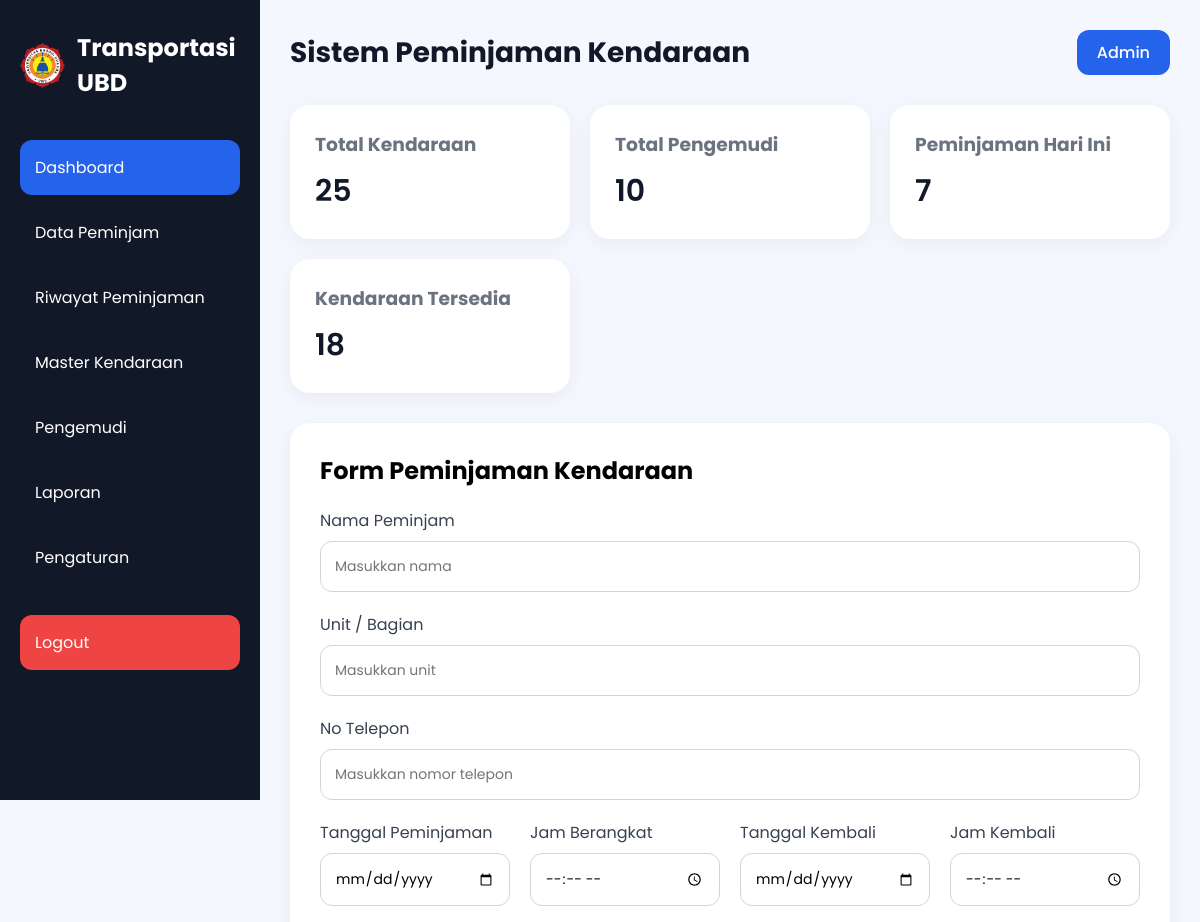
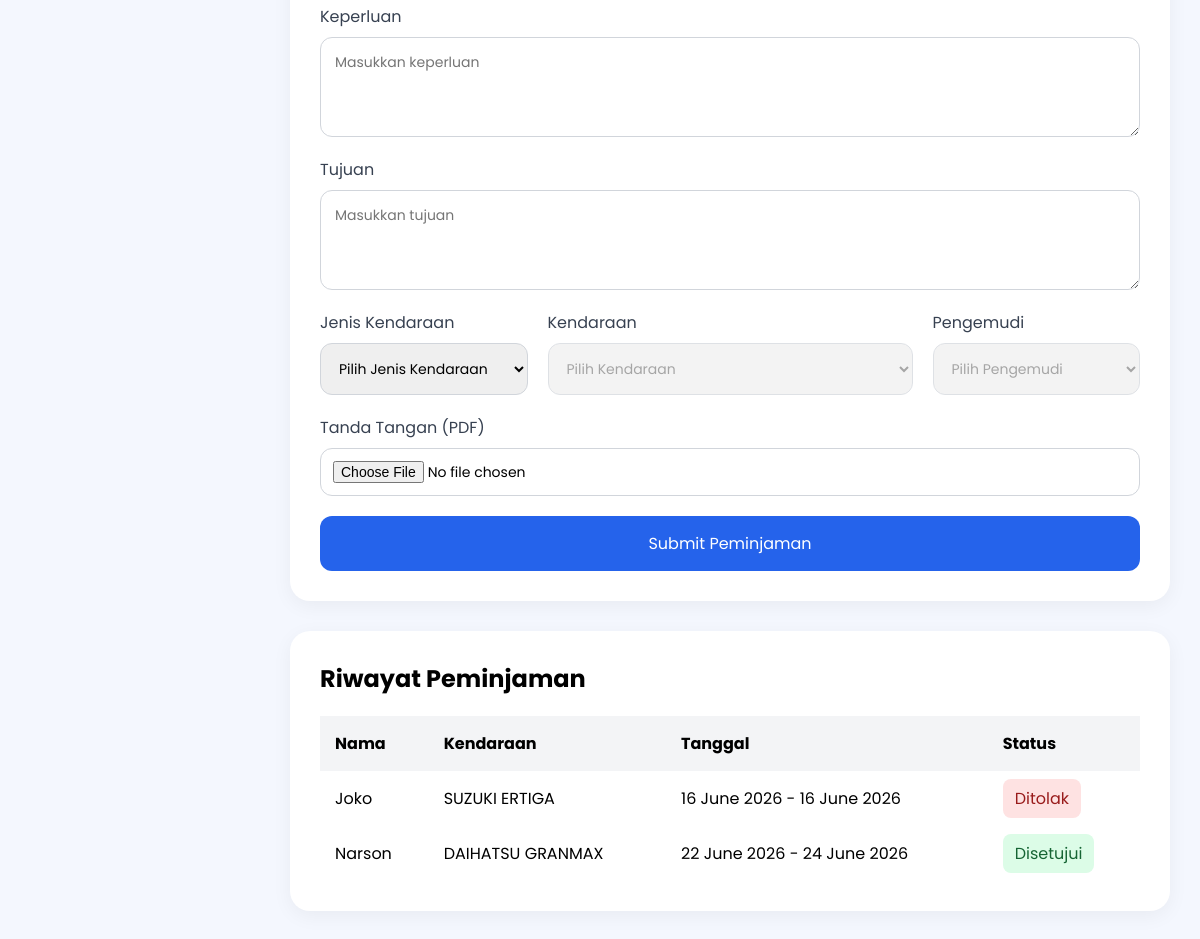
The app's page /index.php (signed in) with its own data (2 pictures, top to bottom).
### tables this page shows
CREATE TABLE `riwayat` (
  `id` int(11) NOT NULL,
  `nama_peminjam` varchar(100) NOT NULL,
  `kendaraan` varchar(100) NOT NULL,
  `pengemudi` varchar(100) NOT NULL,
  `tanggal_pinjam` date NOT NULL,
  `jam_berangkat` time NOT NULL,
  `tanggal_kembali` date NOT NULL,
  `jam_kembali` time NOT NULL,
  `keperluan` text NOT NULL,
  `tujuan` text NOT NULL,
  `status` enum('disetujui','pending','ditolak') DEFAULT 'pending',
  `created_at` timestamp NOT NULL DEFAULT current_timestamp()
);

CREATE TABLE `kendaraan` (
  `id_kendaraan` int(11) NOT NULL,
  `merk_jenis` varchar(100) NOT NULL,
  `tahun` int(11) NOT NULL,
  `no_polisi` varchar(15) NOT NULL,
  `tgl_pajak_stnk` varchar(30) DEFAULT NULL,
  `jenis` enum('Mobil','Motor') NOT NULL
);

### index.php (the view, shortened to what this page needs)
<?php
require_once "config/koneksi.php";
$queryRiwayat = mysqli_query($conn,"
    SELECT
        r.*,
        k.merk_jenis
    FROM riwayat r
    LEFT JOIN kendaraan k
        ON r.kendaraan = k.no_polisi
    ORDER BY r.id DESC
");
?>
<!DOCTYPE html>
<html lang="id">
<head>
    <link rel="stylesheet" href="style.css">
</head>
<body>
<div class="container">
    <div class="sidebar">
        <div class="logo">
    <img
        src="logo ubd.png"
        alt="Logo UBD"
        class="logo-img"
    >
    <h2>Transportasi UBD</h2>
</div>
        <ul class="menu">
            <li class="active">
                    <a href="index.php">Dashboard</a>
                </li>
                <li>
                    <a href="data-peminjam.php">Data Peminjam</a>
                </li>
                <li>
                    <a href="riwayat.php">Riwayat Peminjaman</a>
                </li>
                <li>
                    <a href="kendaraan.php">Master Kendaraan</a>
                </li>
                <li>
                    <a href="pengemudi.php">Pengemudi</a>
                </li>
                <li>
                    <a href="laporan.php"> Laporan</a>
                </li>
                <li>
                    <a href="pengaturan.php">Pengaturan</a>
                </li>
                <li class="logout-menu">
                    <a href="proses/logout.php">Logout</a>
                </li>
            </ul>
    </div>
    <div class="main-content">
        <div class="navbar">
            <h1>Sistem Peminjaman Kendaraan</h1>
            <div class="profile">
                <a href="LOGIN.html">Admin</a>
            </div>
        </div>
        <div class="cards">
            <div class="card">
                <h3>Total Kendaraan</h3>
                <p>25</p>
            </div>
            <div class="card">
                <h3>Total Pengemudi</h3>
                <p>10</p>
            </div>
            <div class="card">
                <h3>Peminjaman Hari Ini</h3>
                <p>7</p>
            </div>
            <div class="card">
                <h3>Kendaraan Tersedia</h3>
                <p>18</p>
            </div>
        </div>
        <div class="form-container">
            <h2>Form Peminjaman Kendaraan</h2>
            <form action="proses/simpan_peminjaman.php" method="POST" enctype="multipart/form-data">
                <div class="input-group">
                    <label>Nama Peminjam</label>
                    <input
                    type="text"
                    name="nama_peminjam"
                    placeholder="Masukkan nama"
                    required>
                </div>
                <div class="input-group">
                    <label>Unit / Bagian</label>
                    <input
                    type="text"
                    name="unit"
                    placeholder="Masukkan unit"
                    required>
                </div>
                <div class="input-group">
                    <label>No Telepon</label>
                    <input
                    type="text"
                    name="no_telepon"
                    placeholder="Masukkan nomor telepon"
                    required>
                </div>
                <div class="row">
                    <div class="input-group">
                        <label>Tanggal Peminjaman</label>
                        <input
                        type="date"
                        name="tanggal_pinjam"
                        required>
                    </div>
                    <div class="input-group">
                        <label>Jam Berangkat</label>
                        <input
                        type="time"
                        name="jam_berangkat"
                        required>
                    </div>
                    <div class="input-group">
                        <label>Tanggal Kembali</label>
                        <input
                        type="date"
                        name="tanggal_kembali"
                        required>
                    </div>
                    <div class="input-group">
                        <label>Jam Kembali</label>
                        <input
                        type="time"
                        name="jam_kembali"
                        required>
                    </div>
                </div>
                <div class="input-group">
                    <label>Keperluan</label>
                    <textarea
                        name="keperluan"
                        placeholder="Masukkan keperluan"
                        required
                    ></textarea>
                </div>
                <div class="input-group">
                    <label>Tujuan</label>
                    <textarea
                        name="tujuan"
                        placeholder="Masukkan tujuan"
                        required
                    ></textarea>
                </div>
                <div class="row">
                    <div class="input-group">
                        <label>Jenis Kendaraan</label>
                        <select id="jenisKendaraan" name="jenis" required>
                            <option value="">Pilih Jenis Kendaraan</option>
                        </select>
                    </div>
                    <div class="input-group">
                        <label>Kendaraan</label>
                        <select id="kendaraanSelect" name="kendaraan" disabled required>
                            <option value="">Pilih Kendaraan</option>
                        </select>
                    </div>
                    <div class="input-group">
                        <label>Pengemudi</label>
                        <select id="pengemudiSelect" name="pengemudi" disabled required>
                            <option value="">Pilih Pengemudi</option>
                        </select>
                    </div>
                </div>
                <div class="input-group">
                    <label>Tanda Tangan (PDF)</label>
                    <input
                        type="file"
                        accept="application/pdf"
                        id="signatureInput"
                    >
                </div>
                <button type="submit" class="btn-1">
                    Submit Peminjaman
                </button>
            </form>
        </div>
        <div class="table-container">
            <h2>Riwayat Peminjaman</h2>
            <table>
                <thead>
                    <tr>
                        <th>Nama</th>
                        <th>Kendaraan</th>
                        <th>Tanggal</th>
                        <th>Status</th>
                    </tr>
                </thead>
                <tbody>
                    <?php
                    while ($r = mysqli_fetch_assoc($queryRiwayat)) :
                    ?>
                    <tr>
                        <td><?= $r['nama_peminjam']; ?></td>
                        <td><?= $r['merk_jenis']; ?></td>
                        <td>
                            <?= date('d F Y', strtotime($r['tanggal_pinjam'])); ?>
                            -
                            <?= date('d F Y', strtotime($r['tanggal_kembali'])); ?>
                        </td>
                        <td>
                            <?php if($r['status'] == 'disetujui'): ?>
                                <span class="success">
                                    Disetujui
                                </span>
                            <?php elseif($r['status'] == 'pending'): ?>
                                <span class="pending">
                                    Pending
                                </span>
                            <?php else: ?>
                                <span style="
                                    background:#fee2e2;
                                    color:#991b1b;
                                    padding:8px 12px;
                                    border-radius:8px;
                                ">
                                    Ditolak
                                </span>
                            <?php endif; ?>
                        </td>
                    </tr>
                    <?php endwhile; ?>
            </table>
        </div>
    </div>
</div>
</body>
</html>

### style.css (style rules this page uses)
* { margin:0; padding:0; box-sizing:border-box; font-family:'Poppins', sans-serif; }
body { background:#f4f7fe; }
.container { display:flex; }
.sidebar { width:260px; height:100vh; background:#111827; color:white; padding:30px 20px; position:fixed; }
.logo { display:flex; align-items:center; gap:12px; margin-bottom:40px; }
.logo-img { width:45px; height:45px; object-fit:contain; }
.logo h2 { font-size:24px; }
.menu { list-style:none; }
.menu li { padding:15px; margin-bottom:10px; border-radius:12px; cursor:pointer; transition:0.3s; }
.menu .active { background:#2563eb; }
.main-content { margin-left:260px; width:100%; padding:30px; }
.navbar { display:flex; justify-content:space-between; align-items:center; margin-bottom:30px; }
.navbar h1 { font-size:28px; color:#111827; }
.profile { background:#2563eb; padding:10px 20px; border-radius:12px; }
.profile a { color:white; text-decoration:none; font-weight:500; display:block; }
.cards { display:grid; grid-template-columns:repeat(auto-fit,minmax(220px,1fr)); gap:20px; margin-bottom:30px; }
.card { background:white; padding:25px; border-radius:20px; box-shadow:0 5px 20px rgba(0,0,0,0.05); }
.card h3 { color:#6b7280; margin-bottom:10px; }
.card p { font-size:30px; font-weight:600; color:#111827; }
.form-container { background:white; padding:30px; border-radius:20px; box-shadow:0 5px 20px rgba(0,0,0,0.05); margin-bottom:30px; }
.form-container h2 { margin-bottom:20px; }
.input-group { display:flex; flex-direction:column; margin-bottom:20px; width:100%; }
.input-group label { margin-bottom:8px; color:#374151; }
.input-group input, .input-group textarea, .input-group select { padding:14px; border:1px solid #d1d5db; border-radius:12px; outline:none; font-size:14px; }
.input-group textarea { height:100px; }
.row { display:flex; gap:20px; }
.btn-1 { width:100%; padding:15px; border:none; background:#2563eb; color:white; border-radius:12px; font-size:16px; cursor:pointer; transition:0.3s; }
.table-container { background:white; padding:30px; border-radius:20px; box-shadow:0 5px 20px rgba(0,0,0,0.05); }
.table-container h2 { margin-bottom:20px; }
table { width:100%; border-collapse:collapse; }
table th, table td { padding:15px; text-align:left; }
table th { background:#f3f4f6; }
.success { background:#dcfce7; color:#166534; padding:8px 12px; border-radius:8px; }
.menu li a { text-decoration: none; color: white; display: block; width: 100%; }
input[type="file"] { padding:12px; border:1px solid #d1d5db; border-radius:12px; background:white; cursor:pointer; }
.logout-menu { margin-top:30px; background:#ef4444; border-radius:12px; }
.logout-menu a { color:white; text-decoration:none; display:block; }

### records on screen
riwayat: nama_peminjam "Joko", kendaraan.merk_jenis "SUZUKI ERTIGA", tanggal_pinjam "16 June 2026", tanggal_kembali "16 June 2026", status "Ditolak"
riwayat: nama_peminjam "Narson", kendaraan.merk_jenis "DAIHATSU GRANMAX", tanggal_pinjam "22 June 2026", tanggal_kembali "24 June 2026", status "Disetujui"
